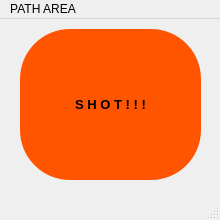
<?xml version="1.0" encoding="UTF-8"?>
<ui version="4.0">
 <class>MainWindow</class>
 <widget class="QMainWindow" name="MainWindow">
  <property name="geometry">
   <rect>
    <x>0</x>
    <y>0</y>
    <width>220</width>
    <height>220</height>
   </rect>
  </property>
  <property name="sizePolicy">
   <sizepolicy hsizetype="Fixed" vsizetype="Fixed">
    <horstretch>0</horstretch>
    <verstretch>0</verstretch>
   </sizepolicy>
  </property>
  <property name="minimumSize">
   <size>
    <width>220</width>
    <height>220</height>
   </size>
  </property>
  <property name="maximumSize">
   <size>
    <width>220</width>
    <height>220</height>
   </size>
  </property>
  <property name="windowTitle">
   <string>SS</string>
  </property>
  <widget class="QWidget" name="centralwidget">
   <widget class="QPushButton" name="btn_ss">
    <property name="geometry">
     <rect>
      <x>20</x>
      <y>10</y>
      <width>181</width>
      <height>151</height>
     </rect>
    </property>
    <property name="font">
     <font>
      <pointsize>10</pointsize>
      <weight>75</weight>
      <bold>true</bold>
     </font>
    </property>
    <property name="styleSheet">
     <string notr="true">background-color:rgb(255, 85, 0);
border-radius:50px;
box-shadow: 10px 10px;</string>
    </property>
    <property name="text">
     <string>S H O T ! ! !</string>
    </property>
   </widget>
  </widget>
  <widget class="QMenuBar" name="menubar">
   <property name="geometry">
    <rect>
     <x>0</x>
     <y>0</y>
     <width>220</width>
     <height>26</height>
    </rect>
   </property>
   <widget class="QMenu" name="menuPath">
    <property name="title">
     <string>PATH AREA</string>
    </property>
    <addaction name="action_path"/>
   </widget>
   <addaction name="menuPath"/>
  </widget>
  <widget class="QStatusBar" name="statusbar"/>
  <action name="action_path">
   <property name="text">
    <string>WHATS PATH</string>
   </property>
  </action>
 </widget>
 <resources/>
 <connections/>
</ui>
